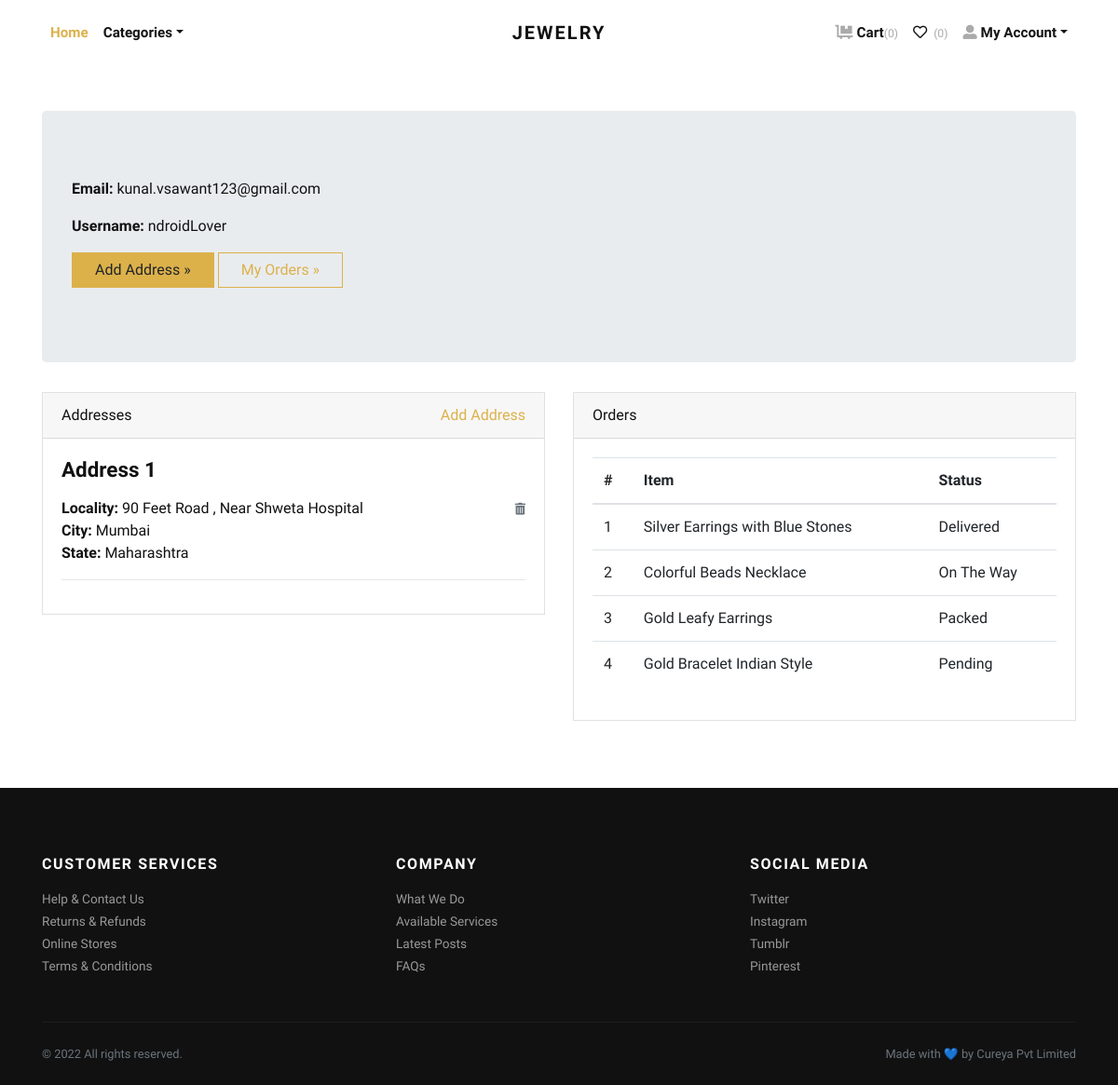
The page /accounts/profile/ (signed in) on the database its author committed.
### store/models.py (models this page shows, shortened)
class Address(models.Model):
    user = models.ForeignKey(User, verbose_name="User", on_delete=models.CASCADE)
    locality = models.CharField(max_length=150, verbose_name="Nearest Location")
    city = models.CharField(max_length=150, verbose_name="City")
    state = models.CharField(max_length=150, verbose_name="State")

class Order(models.Model):
    user = models.ForeignKey(User, verbose_name="User", on_delete=models.CASCADE)
    address = models.ForeignKey(Address, verbose_name="Shipping Address", on_delete=models.CASCADE)
    product = models.ForeignKey(Product, verbose_name="Product", on_delete=models.CASCADE)
    quantity = models.PositiveIntegerField(verbose_name="Quantity")
    ordered_date = models.DateTimeField(auto_now_add=True, verbose_name="Ordered Date")
    status = models.CharField(
        choices=STATUS_CHOICES,
        max_length=50,
        default="Pending"
        )

class Product(models.Model):
    title = models.CharField(max_length=150, verbose_name="Product Title")
    slug = models.SlugField(max_length=160, verbose_name="Product Slug")
    sku = models.CharField(max_length=255, unique=True, verbose_name="Unique Product ID (SKU)")
    short_description = models.TextField(verbose_name="Short Description")
    detail_description = models.TextField(blank=True, null=True, verbose_name="Detail Description")
    product_image = models.ImageField(upload_to='product', blank=True, null=True, verbose_name="Product Image")
    price = models.DecimalField(max_digits=8, decimal_places=2)
    category = models.ForeignKey(Category, verbose_name="Product Categoy", on_delete=models.CASCADE)
    is_active = models.BooleanField(verbose_name="Is Active?")
    is_featured = models.BooleanField(verbose_name="Is Featured?")
    created_at = models.DateTimeField(auto_now_add=True, verbose_name="Created Date")
    updated_at = models.DateTimeField(auto_now=True, verbose_name="Updated Date")
    class Meta:
        verbose_name_plural = 'Products'
        ordering = ('-created_at', )

### store/views.py (the view)
# urls.py: path('accounts/profile/', views.profile, name="profile"),
@login_required
def profile(request):
    addresses = Address.objects.filter(user=request.user)
    orders = Order.objects.filter(user=request.user)
    return render(request, 'account/profile.html', {'addresses':addresses, 'orders':orders})

### store/context_preprocessors.py (called while the page is built)
def store_menu(request):
    categories = Category.objects.filter(is_active=True)
    context = {
        'categories_menu': categories,
    }
    return context

def cart_menu(request):
    if request.user.is_authenticated:
        cart_items= Cart.objects.filter(user=request.user)
        context = {
            'cart_items': cart_items,
        }
    else:
        context = {}
    return context

### templates/account/profile.html (shortened to what this page needs)
{% extends 'base.html' %}
{% load static %}
    {% block content %}
      <div class="container py-5">
        <div class="jumbotron">
          <p><strong>Email:</strong> {{request.user.email}}</p>
          <p><strong>Username:</strong> {{request.user.username}}</p>
          <p><a class="btn btn-primary btn-large" href="{% url 'store:add-address' %}">Add Address »</a> <a class="btn btn-outline-primary btn-large" href="#">My Orders »</a></p>
        </div>
        <div class="row">
          <div class="col-lg-6">
            <div class="card mb-4" id="headings">
              <div class="card-header">Addresses <span class="float-right"><a href="{% url 'store:add-address' %}">Add Address</a></span></div>
              <div class="card-body">
                {% if addresses %}
                    {% for address in addresses %}
                        <h4 class="mb-3">Address {{forloop.counter}}</h4>
                        <span class="float-right"><a href="{% url 'store:remove-address' address.id %}"><i class="fas fa-trash-alt small text-muted"></i></a></span>
                        <p>
                            <strong>Locality: </strong>{{address.locality}} <br>
                            <strong>City: </strong>{{address.city}} <br>
                            <strong>State: </strong>{{address.state}} <br>
                        </p>
                        <hr>
                    {% endfor %}
                {% else %}
                <div class="text-danger">
                  Address not Added.
                </div>
                {% endif %}
              </div>
            </div>
          </div>
          <div class="col-lg-6">
            <div class="card mb-4" id="tables">
              <div class="card-header">Orders</div>
              <div class="card-body">
                <table class="table table-hover">
                  <thead>
                    <tr>
                      <th>#</th>
                      <th>Item</th>
                      <th>Status</th>
                    </tr>
                  </thead>
                  <tbody>
                    {% if orders %}
                      {% for order in orders %}
                        <tr>
                          <td>{{forloop.counter}}</td>
                          <td>{{order.product.title}}</td>
                          <td>
                            {{order.status}}
                          </td>
                        </tr>
                      {% endfor %}
                    {% else %}
                    <tr>
                      <td class="text-danger" colspan="3">You've not Ordered anything yet.</td>
                    </tr>
                    {% endif %}
                  </tbody>
                </table>
              </div>
            </div>
          </div>
        </div>
      </div>
{% endblock content %}

### jewelryshop/static/css/style.default.css (style rules this page uses)
strong { font-weight: 700; }
.btn { font-weight: 400; border: 1px solid transparent; font-family: inherit; padding: 0.375rem 1.5rem; font-size: 1rem; line-height: 1.5; border-radius: 0; transition: color 0.15s ease-in-out, background-color 0.15s ease-in-out, border-color 0.15s ease-in-out, box-shadow 0.15s ease-in-out; }
.btn-primary { color: #212529; background-color: #dcb14a; border-color: #dcb14a; }
.btn-outline-primary { color: #dcb14a; background-color: transparent; background-image: none; border-color: #dcb14a; }
body { font-family: "Libre Franklin", sans-serif; font-size: 1rem; font-weight: 400; line-height: 1.5; color: #111111; background-color: #fff; }
a { color: #dcb14a; text-decoration: none; }
h1, h2, h3, h4, h5, h6, .h1, .h2, .h3, .h4, .h5, .h6 { margin-bottom: 0.5rem; font-family: inherit; font-weight: 900; line-height: 1.2; color: inherit; }
h4, .h4 { font-size: 1.4rem; }
hr { border-top: 1px solid rgba(17, 17, 17, 0.1); }
small, .small { font-size: 80%; font-weight: 400; }
.card { background-color: #fff; border: 1px solid rgba(17, 17, 17, 0.125); border-radius: 0; }
.card-body { padding: 1.25rem; }
.card-header { padding: 0.75rem 1.25rem; background-color: rgba(17, 17, 17, 0.03); border-bottom: 1px solid rgba(17, 17, 17, 0.125); }
.card-header:first-child { border-radius: calc(0 - 1px) calc(0 - 1px) 0 0; }

### rows shown on the page
Address: locality "90 Feet Road , Near Shweta Hospital", city "Mumbai", state "Maharashtra"
Order: product "Silver Earrings with Blue Stones", status "Delivered"
Order: product "Colorful Beads Necklace", status "On The Way"
Order: product "Gold Leafy Earrings", status "Packed"
Order: product "Gold Bracelet Indian Style", status "Pending"

### other values the page prints
{{ cart_items.count }} "0"
{{ request.user.email }} "kunal.vsawant123@gmail.com"
{{ request.user.username }} "ndroidLover"
